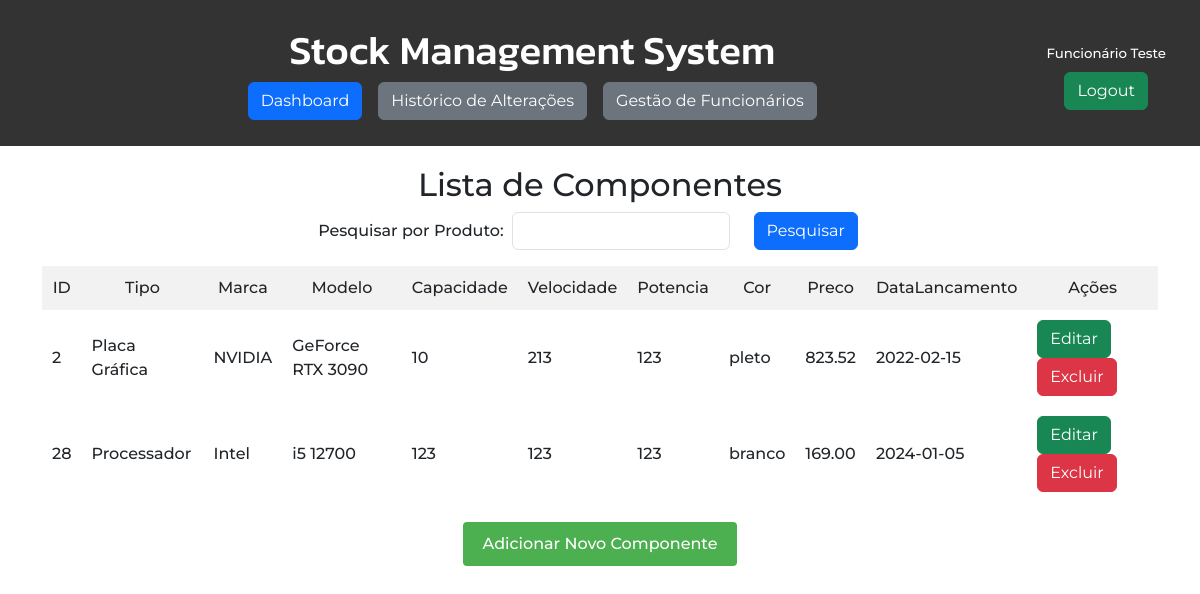
Page /dashboard.php (signed in) on the committed database.
### tables this page shows
CREATE TABLE `componentes` (
  `ID` int(11) NOT NULL,
  `Tipo` varchar(50) NOT NULL,
  `Marca` varchar(50) DEFAULT NULL,
  `Modelo` varchar(50) DEFAULT NULL,
  `Quantidade` int(11) NOT NULL,
  `Capacidade` int(11) DEFAULT NULL,
  `Velocidade` varchar(20) DEFAULT NULL,
  `Potencia` int(11) DEFAULT NULL,
  `Cor` varchar(20) DEFAULT NULL,
  `Preco` decimal(10,2) DEFAULT NULL,
  `DataLancamento` date DEFAULT NULL
);

### dashboard.php (the view, shortened to what this page needs)
<?php require('requireLogin.php');
$fullUrl = $_SERVER['REQUEST_URI'];
$specificWord = 'dashboard';
$urlVerify = false;
if (strpos($fullUrl, $specificWord) !== false) {
    $urlVerify = true;
}
?>
<!DOCTYPE html>
<html lang="en">
<head>
</head>
<body>
<header>
    <nav class="navbar">
        <div class="navbar-center">
            <h1>Stock Management System</h1>
            <div class="navbar-container">
                <?php if($urlVerify) { ?>
                    <a href="dashboard.php" class="btn btn-primary navbar-link">Dashboard</a>
                <?php } else { ?>
                    <a href="dashboard.php" class="btn btn-secondary navbar-link">Dashboard</a>
                <?php } ?>
                <a href="historico.php" class="btn btn-secondary navbar-link">Histórico de Alterações</a>
                <a href="gestao_funcionarios.php" class="btn btn-secondary navbar-link">Gestão de Funcionários</a>
            </div>
        </div>
        <div class="navbar-login">
            <?php if($_SESSION['logado'] !== true) { ?>
                <a href="login.php" class="btn btn-success">Login</a>
            <?php } else { ?>
                <p style="font-size: 10pt"><?=$_SESSION['username']?></p>
                <a href="logout.php" class="btn btn-success">Logout</a>
            <?php } ?>
        </div>
    </nav>
</header>
<div class="container">
    <div class="content-container">
        <h2>Lista de Componentes</h2>
        <form method="GET" action="" class="row mb-3" style="width: 100%; justify-content:center;">
            <div class="" style="width: max-content; display: flex; flex-direction: row;">
                <label for="produto" style="display:flex; align-items: center; margin-right: .5rem;">Pesquisar por Produto:</label>
                <input type="text" name="produto" id="produto" class="form-control" style="width: fit-content !important;">
            </div>
            <div style="width: max-content;">
                <input type="submit" value="Pesquisar" class="btn btn-primary">
            </div>
        </form>
        <?php
        $conexao = new mysqli("localhost","root","","gestaostock");
        $whereClause = "";
        $query = "SELECT * FROM Componentes" . $whereClause;
        $resultado = $conexao->query($query);
        if ($resultado->num_rows > 0) {
            echo "<table>
                    <tr>
                        <th>ID</th>
                        <th>Tipo</th>
                        <th>Marca</th>
                        <th>Modelo</th>
                        <th>Capacidade</th>
                        <th>Velocidade</th>
                        <th>Potencia</th>
                        <th>Cor</th>
                        <th>Preco</th>
                        <th>DataLancamento</th>
                        <th>Ações</th>
                    </tr>";
            while ($linha = $resultado->fetch_assoc()) {
                echo "<tr>
                        <td>{$linha['ID']}</td>
                        <td>{$linha['Tipo']}</td>
                        <td>{$linha['Marca']}</td>
                        <td>{$linha['Modelo']}</td>
                        <td>{$linha['Capacidade']}</td>
                        <td>{$linha['Velocidade']}</td>
                        <td>{$linha['Potencia']}</td>
                        <td>{$linha['Cor']}</td>
                        <td>{$linha['Preco']}</td>
                        <td>{$linha['DataLancamento']}</td>
                        <td>
                            <a href='edit.php?id={$linha['ID']}' class='btn btn-success'>Editar</a>
                            <a href='delete.php?id={$linha['ID']}' class='btn btn-danger'>Excluir</a>
                        </td>
                    </tr>";
            }
            echo "</table>";
        } else {
            echo "Nenhum componente encontrado.";
        }
        ?>
        <a href="add.php" class="button">Adicionar Novo Componente</a>
    </div>
</div>
</body>
</html>

### style.css (style rules this page uses)
* { font-family: 'Montserrat', sans-serif; font-weight: 500; }
body { font-family: Arial, sans-serif; margin: 0; }
header { background-color: #333; padding: 10px; text-align: center; color: white; }
header h1 { font-family: 'Kanit', sans-serif !important; }
.container { display: flex; justify-content: space-between; align-items: center; padding: 20px; }
.content-container { text-align: center; width: 100%; }
h2 { margin-bottom: 20px; }
table { border-collapse: collapse; width: 100%; }
th, td { border: 1px solid #ddd; padding: 10px; text-align: left; }
th { background-color: #f2f2f2; }
a.button { display: inline-block; padding: 10px 20px; background-color: #4CAF50; color: white; text-decoration: none; border-radius: 4px; margin-top: 20px; }
.navbar { width: 100%; display: flex; flex-direction: row; padding: 1rem !important; }
.navbar-center { display: flex; flex-direction: column; justify-content: center; margin: 0 auto; }
.navbar-container { display: flex; flex-direction: row; gap: 1rem; }
.navbar-login p { display: flex; justify-content: center; align-items: center; margin: 0; padding: .5rem; }

### rows in the picture
componentes: ID "2", Tipo "Placa Gráfica", Marca "NVIDIA", Modelo "GeForce RTX 3090", Capacidade "10", Velocidade "213", Potencia "123", Cor "pleto", Preco "823.52", DataLancamento "2022-02-15"
componentes: ID "28", Tipo "Processador", Marca "Intel", Modelo "i5 12700", Capacidade "123", Velocidade "123", Potencia "123", Cor "branco", Preco "169.00", DataLancamento "2024-01-05"

### other values in the picture
$_SESSION['username'] "Funcionário Teste"
